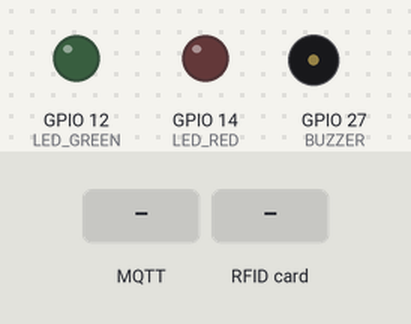
Bench run of a sketch on a simulated ESP32. Parts: output pins drawn as LEDs (lit = HIGH), buzzer (waves = sounding, pin HIGH). The inputs (shaded band) are chosen by the test bench. WiFi joins after 1.5 s; servers stay silent unless stated; no MQTT or app messages arrive unless stated; what the sketch prints to the serial monitor is not drawn.

Above: at 2.8 s.
2.9 s: MQTT message "1" arrives on the first subscribed topic
At 3.3 s:
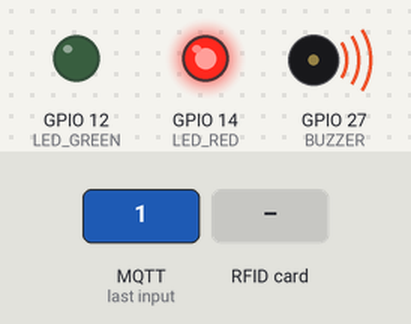
At 4.4 s:
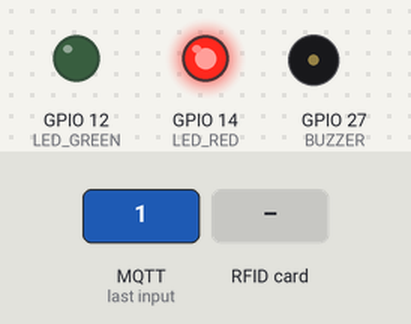
5.0 s: RFID card 5E 7A 19 C4 held to the reader
8.0 s: RFID card 5E 7A 19 C4 held to the reader
At 8.03 s:
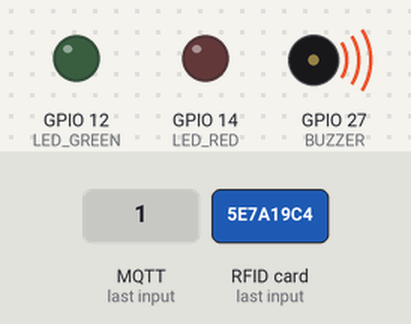
Timing chart, 0 to 11.0 s (numbered marks = the images above; inputs shaded):
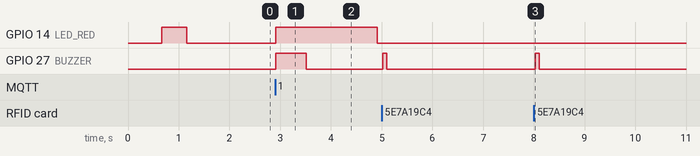

Measured:
- after the input at 2.9 s, GPIO 14 (LED_RED): LOW → HIGH at once, → LOW 2.0 s later; GPIO 27 (BUZZER): LOW → HIGH at once, → LOW 0.60 s later
- after the input at 5.0 s, GPIO 27 (BUZZER): LOW → HIGH at once, → LOW 0.08 s later
- after the input at 8.0 s, GPIO 27 (BUZZER): LOW → HIGH at once, → LOW 0.08 s later

The sketch:

firmware.ino
```cpp
/**
 * Sistema RFID com ESP32 + MQTT + FastAPI
 *
 * Este firmware realiza a leitura de tags RFID utilizando o leitor MFRC522,
 * envia o UID lido via MQTT para validação no backend, e aguarda a resposta
 * para acionar os LEDs (Verde para Acesso Liberado / Vermelho para Negado)
 * e o Buzzer de feedback sonoro.
 *
 * --- Bibliotecas Necessárias (instalar via Gerenciador de Bibliotecas do Arduino): ---
 * 1. "MFRC522" (por GithubCommunity)
 * 2. "PubSubClient" (por Nick O'Leary)
 * 3. "ArduinoJson" (por Benoit Blanchon)
 */

#include <WiFi.h>
#include <PubSubClient.h>
#include <SPI.h>
#include <MFRC522.h>
#include <ArduinoJson.h>

// ==========================================
// CONFIGURAÇÕES DE REDE E MQTT
// ==========================================
/* const char* ssid = "MARCELINO@SIMFIBRA";
const char* password = "mpimoveis123"; */
const char* ssid = "LABCPS";
const char* password = "cps2024%";
const char* mqtt_server = "broker.hivemq.com"; // Usando broker público para testes
const int mqtt_port = 1883;

// Tópicos de Comunicação Customizados (para evitar colisões com outros usuários do broker público)
const char* topic_publish = "matheus_rfid/tags";
const char* topic_subscribe = "matheus_rfid/resposta";

// ==========================================
// CONFIGURAÇÃO DOS PINOS (ESP32)
// ==========================================
// Pinos SPI para o Leitor RFID MFRC522 (Padrão ESP32)
#define SS_PIN  5    // SDA no leitor MFRC522
#define RST_PIN 22   // RST no leitor MFRC522
// Conexões de SPI padrão no ESP32: SCK=18, MISO=19, MOSI=23

// Pinos de Status de Saída
#define LED_GREEN 12  // LED de Acesso Liberado
#define LED_RED   14  // LED de Acesso Negado
#define BUZZER    27  // Buzzer ativo de feedback (opcional)

// Instâncias
WiFiClient espClient;
PubSubClient mqttClient(espClient);
MFRC522 mfrc522(SS_PIN, RST_PIN);

// Variável para controle de feedback
String lastScannedUID = "";
unsigned long lastScanTime = 0;
const unsigned long scanCooldown = 3000; // Tempo mínimo entre leituras da mesma tag (3 seg)

// ==========================================
// SETUP & INICIALIZAÇÃO
// ==========================================
void setup() {
    Serial.begin(115200);

    pinMode(LED_GREEN, OUTPUT);
    pinMode(LED_RED, OUTPUT);
    pinMode(BUZZER, OUTPUT);

    // Inicializa SPI explicitamente
    SPI.begin(18, 19, 23, SS_PIN);

    // Inicializa o RC522
    mfrc522.PCD_Init();
    delay(100);

    byte version = mfrc522.PCD_ReadRegister(MFRC522::VersionReg);

    Serial.print("Versão do RC522: 0x");
    Serial.println(version, HEX);

    if (version == 0x00 || version == 0xFF) {
        Serial.println("ERRO: MFRC522 não encontrado!");

        while (true) {
            digitalWrite(LED_RED, HIGH);
            delay(250);
            digitalWrite(LED_RED, LOW);
            delay(250);
        }
    }

    Serial.println("Leitor RFID inicializado com sucesso.");

    setup_wifi();

    mqttClient.setServer(mqtt_server, mqtt_port);
    mqttClient.setCallback(mqtt_callback);
}

// Conexão WiFi
void setup_wifi() {
  delay(10);
  Serial.println();
  Serial.print("Conectando-se a ");
  Serial.println(ssid);

  WiFi.begin(ssid, password);

  while (WiFi.status() != WL_CONNECTED) {
    delay(500);
    Serial.print(".");
    // Pisca LED vermelho enquanto conecta
    digitalWrite(LED_RED, !digitalRead(LED_RED));
  }

  digitalWrite(LED_RED, LOW);
  Serial.println("");
  Serial.println("Wi-Fi conectado com sucesso!");
  Serial.print("Endereço IP: ");
  Serial.println(WiFi.localIP());
}

// Conectando/Reconectando ao Broker MQTT
void reconnect() {
  while (!mqttClient.connected()) {
    Serial.print("Tentando conectar ao MQTT Broker...");

    // Cria um ID de cliente único baseado no MAC do ESP32
    String clientId = "ESP32Client-" + String(WiFi.macAddress());

    if (mqttClient.connect(clientId.c_str())) {
      Serial.println("conectado!");
      // Subscreve-se no tópico de resposta do backend
      mqttClient.subscribe(topic_subscribe);
      Serial.print("Inscrito no tópico: ");
      Serial.println(topic_subscribe);
    } else {
      Serial.print("falhou, rc=");
      Serial.print(mqttClient.state());
      Serial.println(". Tentando novamente em 5 segundos...");
      delay(5000);
    }
  }
}

// ==========================================
// PROCESSAMENTO DE LEITURA (MQTT CALLBACK)
// ==========================================
void mqtt_callback(char* topic, byte* payload, unsigned int length) {
  Serial.print("Mensagem recebida no tópico [");
  Serial.print(topic);
  Serial.print("]: ");

  String message = "";
  for (int i = 0; i < length; i++) {
    message += (char)payload[i];
  }
  Serial.println(message);

  // Tratamento da resposta JSON do backend
  // Exemplo: {"uid": "04A3F91C", "status": "authorized", "name": "Matheus Dums"}
  StaticJsonDocument<256> doc;
  DeserializationError error = deserializeJson(doc, message);

  if (error) {
    Serial.print("Erro de parse JSON: ");
    Serial.println(error.c_str());
    return;
  }

  const char* uid = doc["uid"];
  const char* status = doc["status"];
  const char* name = doc["name"];

  // Validação: Verifica se o UID retornado corresponde ao que lemos recentemente
  if (String(uid).equalsIgnoreCase(lastScannedUID)) {
    if (String(status) == "authorized") {
      Serial.printf("Acesso AUTORIZADO para o usuário: %s\n", name);
      acessoAutorizado();
    } else {
      Serial.printf("Acesso NEGADO para a tag UID: %s\n", uid);
      acessoNegado();
    }
    // Reseta o UID temporário para evitar loops
    lastScannedUID = "";
  }
}

// ==========================================
// LOOP PRINCIPAL
// ==========================================
void loop() {
  if (WiFi.status() != WL_CONNECTED) {
    setup_wifi();
  }

  if (!mqttClient.connected()) {
    reconnect();
  }

  mqttClient.loop();

  // Verifica se há novas tags RFID próximas
  if (!mfrc522.PICC_IsNewCardPresent()) {
    return;
  }

  Serial.println("Cartão presente!");

  if (!mfrc522.PICC_ReadCardSerial()) {
      Serial.println("Falhou ao ler serial");
      return;
  }

  Serial.println("Serial lido!");

  // Coleta o UID da tag lida e converte para string hexadecimal
  String rfidUID = "";
  for (byte i = 0; i < mfrc522.uid.size; i++) {
    rfidUID += String(mfrc522.uid.uidByte[i] < 0x10 ? "0" : "");
    rfidUID += String(mfrc522.uid.uidByte[i], HEX);
  }
  rfidUID.toUpperCase();

  // Evita re-leitura duplicada imediata da mesma tag
  if (rfidUID.equalsIgnoreCase(lastScannedUID) && (millis() - lastScanTime < scanCooldown)) {
    mfrc522.PICC_HaltA();
    return;
  }

  Serial.println("\n--- Nova Tag Detectada ---");
  Serial.print("Tag UID: ");
  Serial.println(rfidUID);

  lastScannedUID = rfidUID;
  lastScanTime = millis();

  // Coleta a força do sinal Wi-Fi (RSSI) para diagnósticos
  int32_t rssi = WiFi.RSSI();

  // Publica a leitura via MQTT em formato JSON
  StaticJsonDocument<128> doc;
  doc["uid"] = rfidUID;
  doc["rssi"] = rssi;

  String jsonPayload;
  serializeJson(doc, jsonPayload);

  Serial.print("Enviando dados da leitura para a API: ");
  Serial.println(jsonPayload);

  if (mqttClient.publish(topic_publish, jsonPayload.c_str())) {
    Serial.println("Dados publicados com sucesso.");
    // Bipe curto de envio
    beep(1, 80);
  } else {
    Serial.println("Falha ao publicar mensagem MQTT.");
    beep(2, 100);
  }

  // Para o leitor RFID
  mfrc522.PICC_HaltA();
}

// ==========================================
// ACIONAMENTOS DE FEEDBACK (LED & BUZZER)
// ==========================================
void beep(int count, int durationMs) {
  for (int i = 0; i < count; i++) {
    digitalWrite(BUZZER, HIGH);
    delay(durationMs);
    digitalWrite(BUZZER, LOW);
    if (i < count - 1) {
      delay(durationMs);
    }
  }
}

void acessoAutorizado() {
  digitalWrite(LED_GREEN, HIGH);
  beep(1, 150); // Bipe rápido e agudo
  delay(1850);  // Mantém o LED aceso por 2 segundos no total
  digitalWrite(LED_GREEN, LOW);
}

void acessoNegado() {
  digitalWrite(LED_RED, HIGH);
  beep(1, 600); // Bipe longo e grave
  delay(1400);  // Mantém o LED vermelho aceso por 2 segundos no total
  digitalWrite(LED_RED, LOW);
}
```
